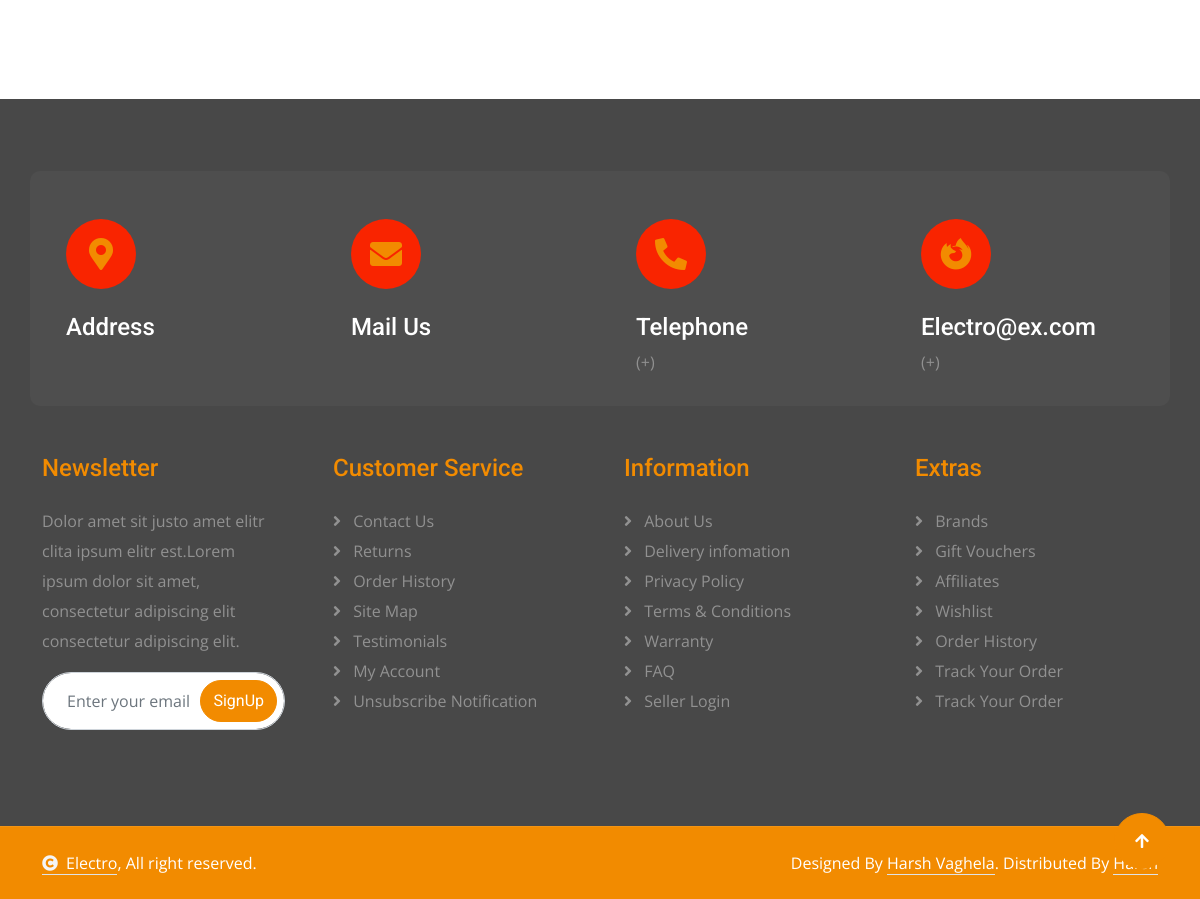
Page /single/ (lower part) on the earlier database version.
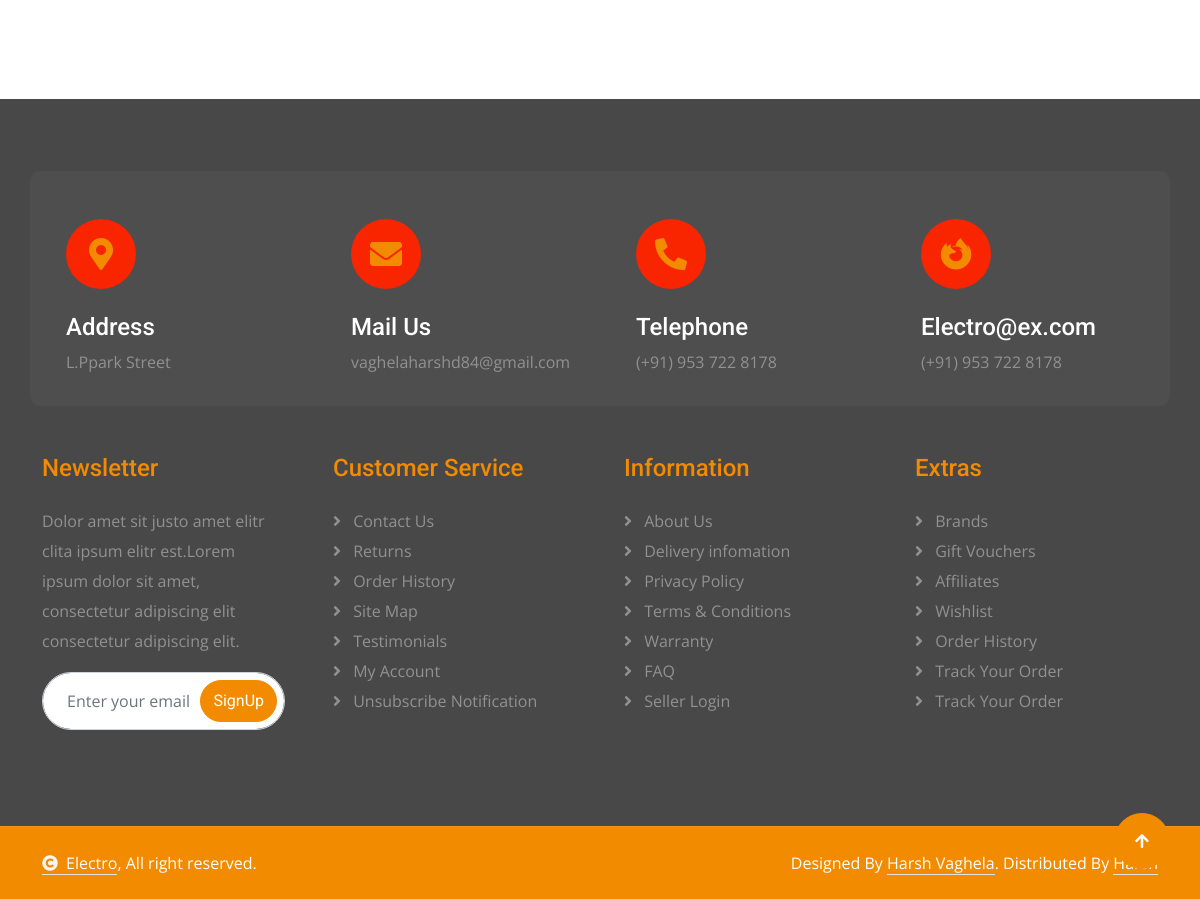
Same page on the later database version.
### myapp/models.py (models this page shows, shortened)
class Contact(models.Model):
    code=models.CharField(max_length=3,validators=[MinLengthValidator(1)])
    contact_number=models.CharField(max_length=12,validators=[MinLengthValidator(10)])
    contact_email=models.EmailField(null=True,blank=True,max_length=40)
    address=models.CharField(max_length=60,null=True,blank=True)

### myapp/views.py (the view)
# urls.py: path("single/",views.single,name="single"),
def single(request):
    categories = Category.objects.annotate(count=Count("product"))
    contacts=Contact.objects.first()
    return render(request,"single.html",{"contacts":contacts,"categories":categories})

### myapp/templates/single.html (shortened to what this page needs)
{% extends "index.html" %}
{%block start%}
{%load static%}
    <div class="container-fluid related-product">
        <div class="container">
            <div class="related-carousel owl-carousel pt-4">
            </div>
        </div>
    </div>
{% endblock %}

### myapp/templates/index.html (shortened to what the changed rows need)
{%load static%}
<!DOCTYPE html>
<html lang="en">
<head>
    <link rel="stylesheet" href="https://cdnjs.cloudflare.com/ajax/libs/font-awesome/6.5.0/css/all.min.css">
    <link rel="stylesheet" href="https://use.fontawesome.com/releases/v5.15.4/css/all.css" />
    <link href="https://cdn.jsdelivr.net/npm/bootstrap-icons@1.4.1/font/bootstrap-icons.css" rel="stylesheet">
    <link href="{% static "lib/animate/animate.min.css" %}" rel="stylesheet">
    <link href="{% static "lib/owlcarousel/assets/owl.carousel.min.css" %}" rel="stylesheet">
    <link href="{% static "css/bootstrap.min.css" %}" rel="stylesheet">
    <link href="{% static "css/style.css" %}" rel="stylesheet">
</head>
<body>
    <div class="container-fluid footer py-5 wow fadeIn" data-wow-delay="0.2s">
        <div class="container py-5">
            <div class="row g-4 rounded mb-5" style="background: rgba(255, 255, 255, .03);">
                <div class="col-md-6 col-lg-6 col-xl-3">
                    <div class="rounded p-4">
                        <div>
                            <h4 class="text-white">Address</h4>
                            <p class="mb-2">{{contacts.address}}</p>
                        </div>
                    </div>
                </div>
                <div class="col-md-6 col-lg-6 col-xl-3">
                    <div class="rounded p-4">
                        <div>
                            <h4 class="text-white">Mail Us</h4>
                            <p class="mb-2">{{contacts.contact_email}}</p>
                        </div>
                    </div>
                </div>
                <div class="col-md-6 col-lg-6 col-xl-3">
                    <div class="rounded p-4">
                        <div>
                            <h4 class="text-white">Telephone</h4>
                            <p class="mb-2">(+{{contacts.code}})   {{ contacts.contact_number|slice:":3" }} {{ contacts.contact_number|slice:"3:6" }} {{ contacts.contact_number|slice:"6:" }}</p>
                        </div>
                    </div>
                </div>
                <div class="col-md-6 col-lg-6 col-xl-3">
                    <div class="rounded p-4">
                        <div>
                            <h4 class="text-white">Electro@ex.com</h4>
                            <p class="mb-2">(+{{contacts.code}})   {{ contacts.contact_number|slice:":3" }} {{ contacts.contact_number|slice:"3:6" }} {{ contacts.contact_number|slice:"6:" }}</p>
                        </div>
                    </div>
                </div>
            </div>
        </div>
    </div>
</body>
</html>

Differences in the rows shown:
added Contact: address "L.Ppark Street", contact_email "vaghelaharshd84@gmail.com", code "91", contact_number "953", contact_number "722", contact_number "8178"
